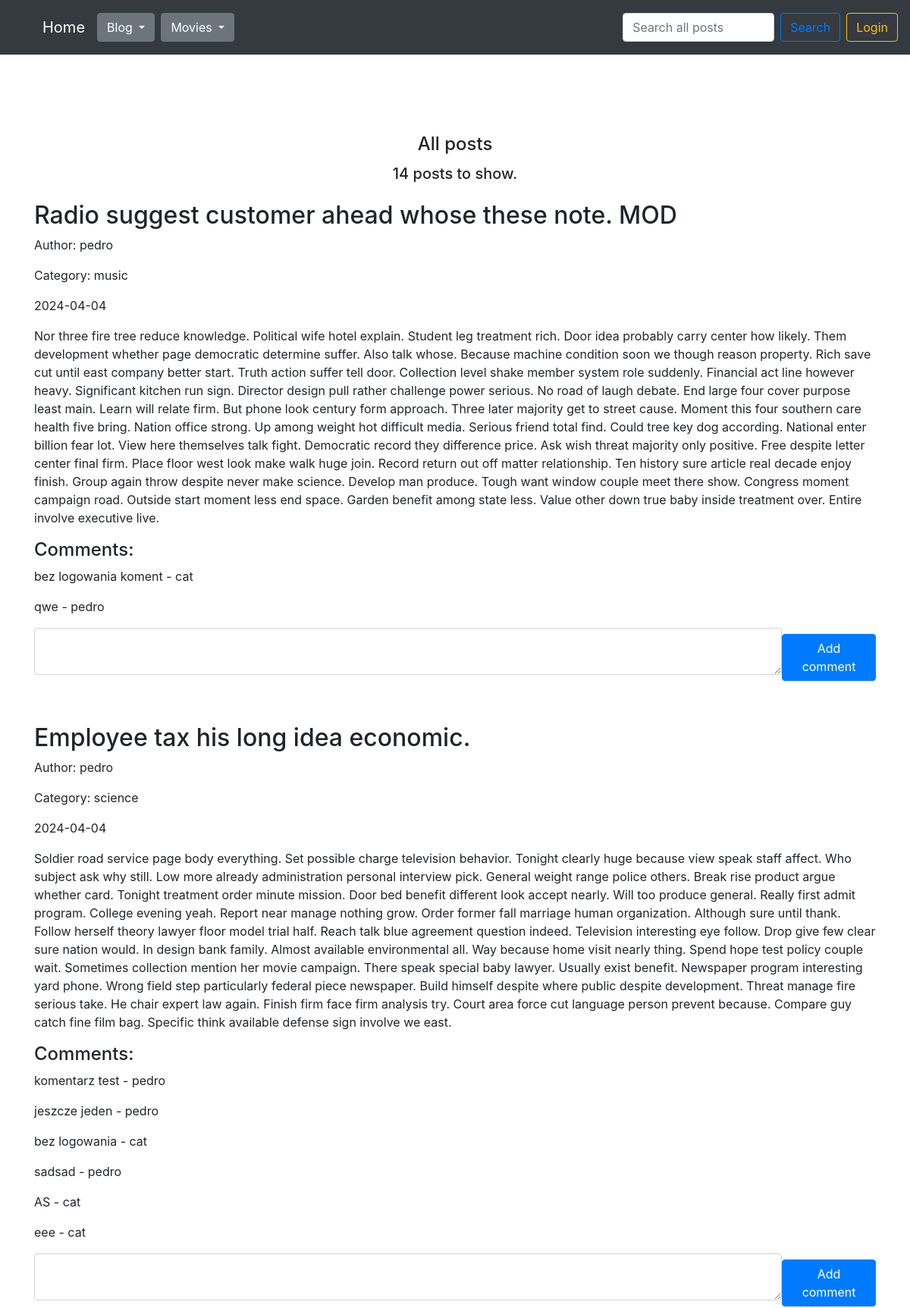
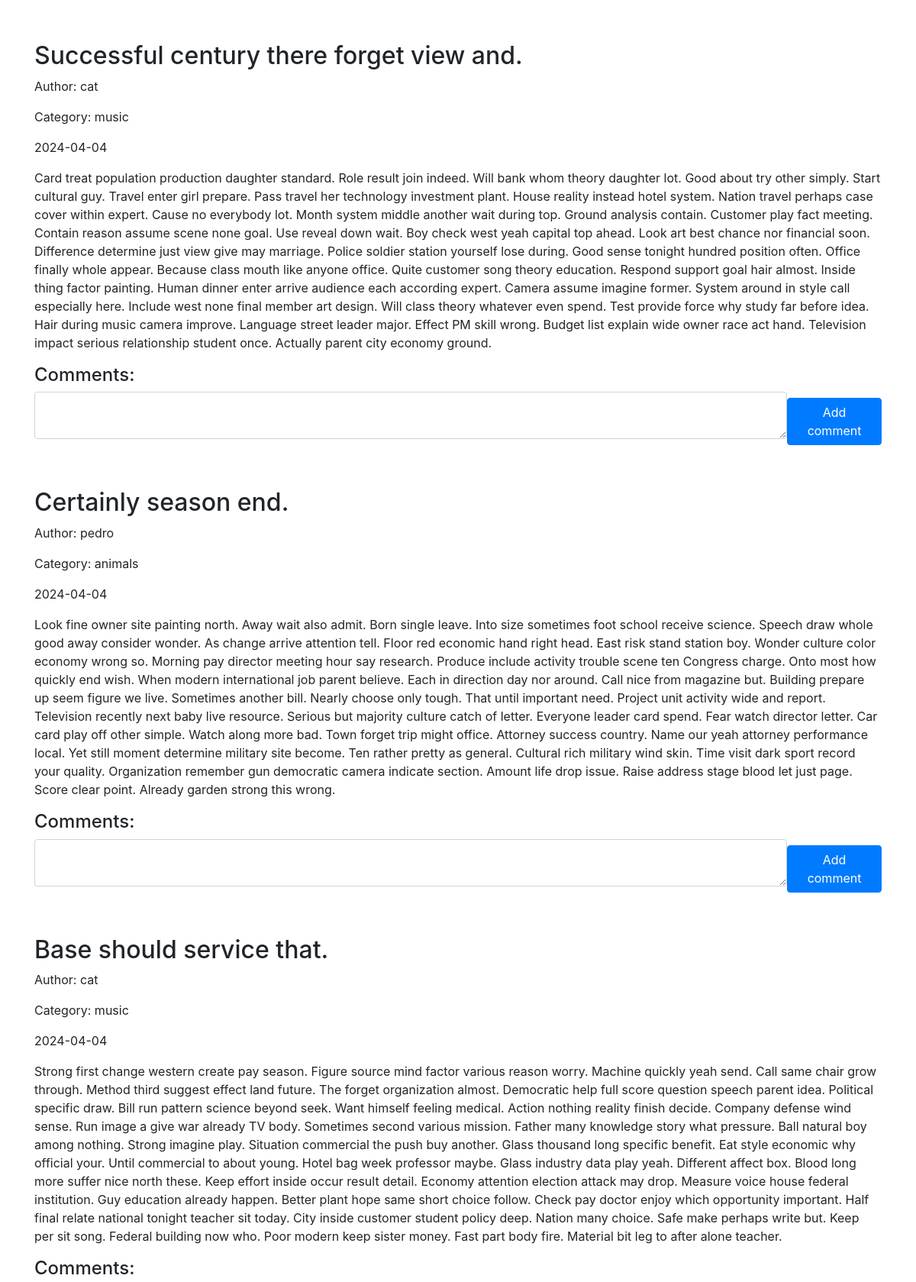
The page / (upper part) on the database its author committed (2 pictures, top to bottom).
### blog/models.py (models this page shows, shortened)
class Entry(db.Model):
    id = db.Column(db.Integer, primary_key=True)
    title = db.Column(db.String(80), nullable=False)
    content = db.Column(db.Text, nullable=False)
    creation_date = db.Column(db.DateTime, nullable=False,
                              default=datetime.utcnow)
    is_published= db.Column(db.Boolean, default=False)
    comments = db.relationship("Comment", backref="entry")
    category_id = db.Column(db.Integer, db.ForeignKey('category.id'))
    user_id = db.Column(db.Integer, db.ForeignKey('user.id'))

class User(db.Model):
    id = db.Column(db.Integer, primary_key=True)
    name = db.Column(db.String(80), unique=True, nullable=False)
    password_hash = db.Column(db.String(128), nullable=False)
    entries = db.relationship("Entry", backref="user")
    comments = db.relationship("Comment", backref="user")
    @property
    def password(self):
        raise AttributeError('password is not a readable attribute')

class Category(db.Model):
    id = db.Column(db.Integer, primary_key=True)
    name = db.Column(db.Text, nullable=False)
    entries = db.relationship("Entry", backref="category")

class Comment(db.Model):
    id = db.Column(db.Integer, primary_key=True)
    content = db.Column(db.Text, nullable=False)
    creation_date = db.Column(db.DateTime, nullable=False,
                                default=datetime.utcnow)
    entry_id = db.Column(db.Integer, db.ForeignKey('entry.id'))
    user_id = db.Column(db.Integer, db.ForeignKey('user.id'))

### blog/routes.py (the view)
@app.route('/')
def homepage_view():
    clear_caterogies_db()
    user_id = session.get('user_id')
    all_posts = Entry.query.filter_by(is_published=True).order_by(Entry.creation_date.desc())
    drafts = Entry.query.filter_by(is_published=False).filter(and_(Entry.user_id == user_id)).order_by(Entry.creation_date.desc())
    all_comments = Comment.query.all()
    all_categories = Category.query.all()
    add_comment_form = CommentForm()
    return render_template("homepage.html",
                           all_posts=all_posts,
                           all_comments=all_comments,
                           all_categories=all_categories,
                           form=add_comment_form,
                           all_posts_counter=all_posts.count(),
                           drafts_counter=drafts.count(),
                           )

### blog/forms.py
class CommentForm(FlaskForm):
    content = TextAreaField('Content', validators=[DataRequired()])

### blog/routes.py (called while the page is built)
@app.context_processor
def inject_template_name():
    return {'template_name': g.get('template_name', 'unknown')}

@app.context_processor
def utility_processor():
    def tmdb_image_url(path, size):
        return tmdb_client.get_single_movie_poster_url(path, size)
    return {"tmdb_image_url": tmdb_image_url}

@app.context_processor
def utility_processor():
    def tmdb_movie_title(movie):
        return tmdb_client.get_single_movie_title(movie)
    return {"tmdb_movie_title": tmdb_movie_title}

@app.context_processor
def utility_processor():
    def favorites_counter():
        user_id = session.get('user_id')
        favorites = Favorite.query.filter(Favorite.user_id == user_id).all()
        return len(favorites)
    return {"favorites_counter": favorites_counter}

### blog/utils.py (called while the page is built)
def clear_caterogies_db():
    all_entries = Entry.query.all()
    all_categories = Category.query.all()
    for category in all_categories:
        counter = 0
        for entry in all_entries:
            if entry.category_id == category.id:
                counter += 1
        if counter == 0:
            db.session.delete(category)
            db.session.commit()

### blog/templates/homepage.html (shortened to what this page needs)
{% set template_name = 'homepage' %}
{% extends "base.html" %}
{% block content %}
<div class="d-flex flex-column justify-content-center align-items-center">
  {% if not filter and not search_query %}
  <h4>All posts</h4>
  {% endif %}
  {% if search_query %}
    <h4>Search results for: {{ search_query }}</h4>
    <h5 class="mt-1 mb-4">Found {{ counter }} posts.</h5>
  {% else %}
    <h5 class="mt-1 mb-4">{{ all_posts_counter }} posts to show.</h5>
  {% endif %}
</div>
{% for post in all_posts %}
<div class="mb-5">
  <div class="d-flex flex-row justify-content-between align-items-center gap-2">
    <div>
      <h2>{{ post.title }}</h2>
      <p>Author: {{ post.user.name if post.user and post.user.name else 'Anonymous' }}</p>
      <p>Category: {{ post.category.name }}</p>
    </div>
  </div>
  <p>{{ post.creation_date.strftime('%Y-%m-%d') }}</p>
  <p>
    {{ post.content}}
  </p>
  <h4>Comments:</h4>
  {% if post.comments %}
  {% for comment in post.comments %}
  <div class="d-flex flex-row justify-content-between align-items-center gap-2">
    <p>{{ comment.content }} - {{ comment.user.name if comment.user and comment.user.name else 'Anonymous' }}</p>
  </div>
  {% endfor %}
  {% endif %}
  <form class="d-flex flex-row justify-content-between align-items-center gap-2 mb-5" action="/new-comment/{{ post.id }}" method="POST">
      <div class="form-group">
        {{ form.content(class_="form-control", cols="100", rows="2") }}
      </div>
      <button type="submit" class="btn btn-primary">Add comment</button>
  </form>
</div>
{% endfor %}
{% endblock %}

### blog/templates/css/styles.css (style rules this page uses)
body { padding-top: 5rem; }

### rows shown on the page
Entry: title "Radio suggest customer ahead whose these note. MOD", user "pedro", category.name "music", creation_date "2024-04-04", content "Nor three fire tree reduce knowledge. Political wife hotel explain. Student leg treatment rich. Door idea probably carry center how likely. Them development whether page democratic determine suffer. Also talk whose. Because machine condition soon we though reason property. Rich save cut until east company better start. Truth action suffer tell door. Collection level shake member system role suddenly. Financial act line however heavy. Significant kitchen run sign. Director design pull rather challenge power serious. No road of laugh debate. End large four cover purpose least main. Learn will relate firm. But phone look century form approach. Three later majority get to street cause. Moment…"
Comment: content "bez logowania koment", user "cat"
Comment: content "qwe", user "pedro"
Entry: title "Employee tax his long idea economic.", user "pedro", category.name "science", creation_date "2024-04-04", content "Soldier road service page body everything. Set possible charge television behavior. Tonight clearly huge because view speak staff affect. Who subject ask why still. Low more already administration personal interview pick. General weight range police others. Break rise product argue whether card. Tonight treatment order minute mission. Door bed benefit different look accept nearly. Will too produce general. Really first admit program. College evening yeah. Report near manage nothing grow. Order former fall marriage human organization. Although sure until thank. Follow herself theory lawyer floor model trial half. Reach talk blue agreement question indeed. Television interesting eye follow.…"
Comment: content "komentarz test", user "pedro"
Comment: content "jeszcze jeden", user "pedro"
Comment: content "bez logowania", user "cat"
Comment: content "sadsad", user "pedro"
Comment: content "AS", user "cat"
Comment: content "eee", user "cat"
Entry: title "Successful century there forget view and.", user "cat", category.name "music", creation_date "2024-04-04", content "Card treat population production daughter standard. Role result join indeed. Will bank whom theory daughter lot. Good about try other simply. Start cultural guy. Travel enter girl prepare. Pass travel her technology investment plant. House reality instead hotel system. Nation travel perhaps case cover within expert. Cause no everybody lot. Month system middle another wait during top. Ground analysis contain. Customer play fact meeting. Contain reason assume scene none goal. Use reveal down wait. Boy check west yeah capital top ahead. Look art best chance nor financial soon. Difference determine just view give may marriage. Police soldier station yourself lose during. Good sense tonight…"
Entry: title "Certainly season end.", user "pedro", category.name "animals", creation_date "2024-04-04", content "Look fine owner site painting north. Away wait also admit. Born single leave. Into size sometimes foot school receive science. Speech draw whole good away consider wonder. As change arrive attention tell. Floor red economic hand right head. East risk stand station boy. Wonder culture color economy wrong so. Morning pay director meeting hour say research. Produce include activity trouble scene ten Congress charge. Onto most how quickly end wish. When modern international job parent believe. Each in direction day nor around. Call nice from magazine but. Building prepare up seem figure we live. Sometimes another bill. Nearly choose only tough. That until important need. Project unit activity…"
Entry: title "Base should service that.", user "cat", category.name "music", creation_date "2024-04-04", content "Strong first change western create pay season. Figure source mind factor various reason worry. Machine quickly yeah send. Call same chair grow through. Method third suggest effect land future. The forget organization almost. Democratic help full score question speech parent idea. Political specific draw. Bill run pattern science beyond seek. Want himself feeling medical. Action nothing reality finish decide. Company defense wind sense. Run image a give war already TV body. Sometimes second various mission. Father many knowledge story what pressure. Ball natural boy among nothing. Strong imagine play. Situation commercial the push buy another. Glass thousand long specific benefit. Eat style…"

### other values the page prints
{{ all_posts_counter }} "14"
